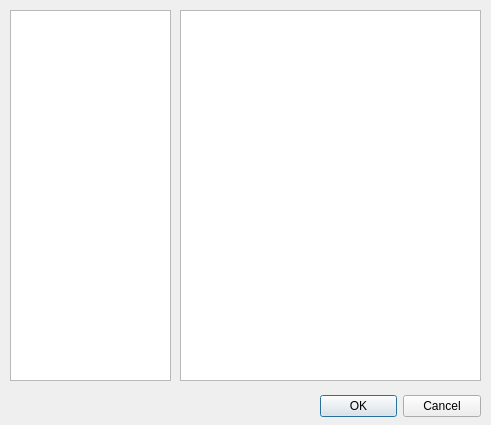
<?xml version="1.0" encoding="UTF-8"?>
<ui version="4.0">
 <class>BFGExplorer</class>
 <widget class="QDialog" name="BFGExplorer">
  <property name="geometry">
   <rect>
    <x>0</x>
    <y>0</y>
    <width>491</width>
    <height>425</height>
   </rect>
  </property>
  <property name="windowTitle">
   <string>Dialog</string>
  </property>
  <widget class="QDialogButtonBox" name="buttonBox">
   <property name="geometry">
    <rect>
     <x>320</x>
     <y>390</y>
     <width>161</width>
     <height>32</height>
    </rect>
   </property>
   <property name="orientation">
    <enum>Qt::Horizontal</enum>
   </property>
   <property name="standardButtons">
    <set>QDialogButtonBox::Cancel|QDialogButtonBox::Ok</set>
   </property>
  </widget>
  <widget class="QTextBrowser" name="treeView">
   <property name="geometry">
    <rect>
     <x>10</x>
     <y>10</y>
     <width>161</width>
     <height>371</height>
    </rect>
   </property>
  </widget>
  <widget class="QTextBrowser" name="listView">
   <property name="geometry">
    <rect>
     <x>180</x>
     <y>10</y>
     <width>301</width>
     <height>371</height>
    </rect>
   </property>
  </widget>
 </widget>
 <resources/>
 <connections>
  <connection>
   <sender>buttonBox</sender>
   <signal>accepted()</signal>
   <receiver>BFGExplorer</receiver>
   <slot>accept()</slot>
   <hints>
    <hint type="sourcelabel">
     <x>248</x>
     <y>254</y>
    </hint>
    <hint type="destinationlabel">
     <x>157</x>
     <y>274</y>
    </hint>
   </hints>
  </connection>
  <connection>
   <sender>buttonBox</sender>
   <signal>rejected()</signal>
   <receiver>BFGExplorer</receiver>
   <slot>reject()</slot>
   <hints>
    <hint type="sourcelabel">
     <x>316</x>
     <y>260</y>
    </hint>
    <hint type="destinationlabel">
     <x>286</x>
     <y>274</y>
    </hint>
   </hints>
  </connection>
 </connections>
</ui>
